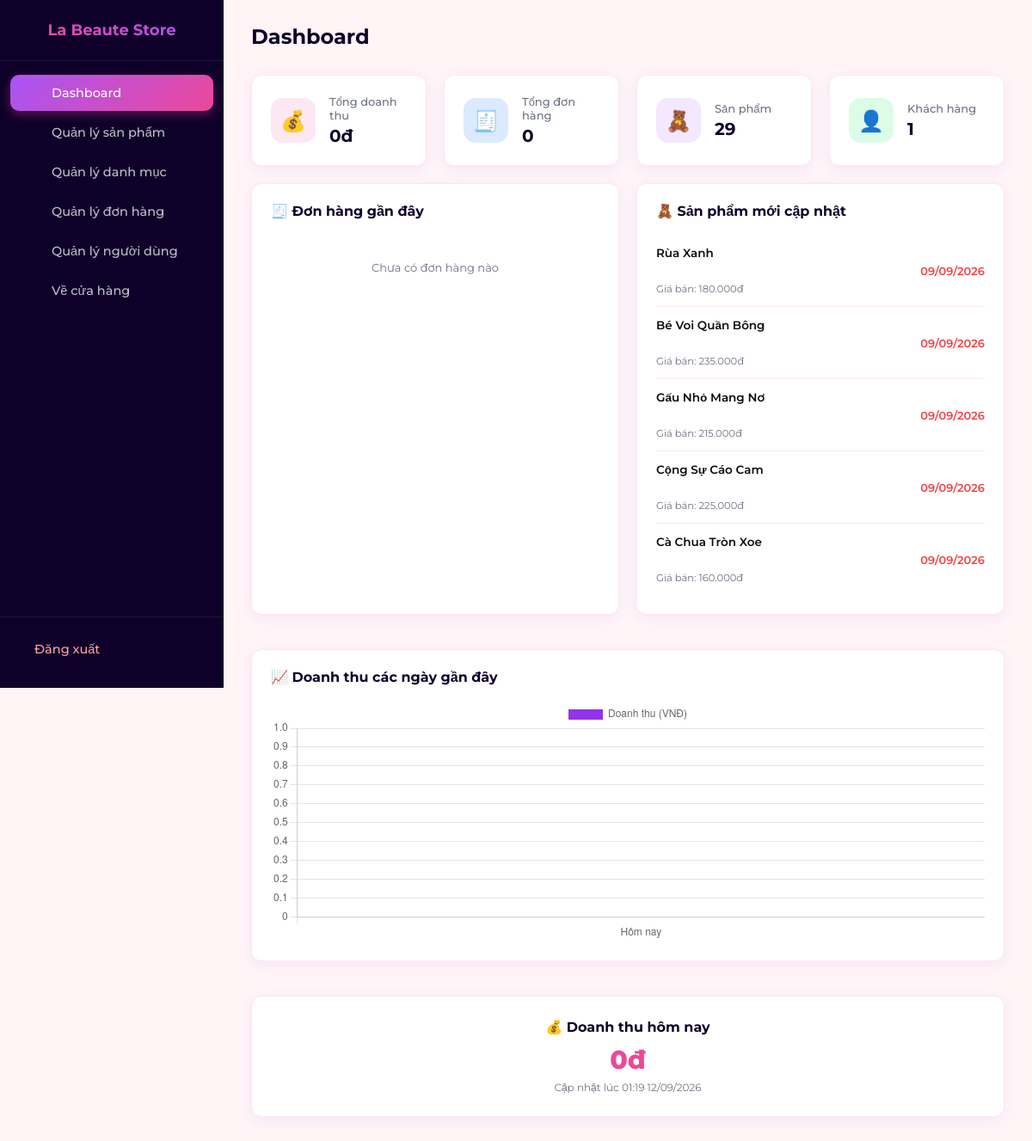
/admin/index.php (signed in), run on the app's committed database.
### tables this page shows
CREATE TABLE IF NOT EXISTS products (
    id INT AUTO_INCREMENT PRIMARY KEY,
    category_id INT NOT NULL,
    name VARCHAR(255) NOT NULL,
    price DECIMAL(10,2) NOT NULL,
    thumbnail VARCHAR(255) NOT NULL,
    description LONGTEXT NULL,
    created_at TIMESTAMP DEFAULT CURRENT_TIMESTAMP,
    FOREIGN KEY (category_id) REFERENCES categories(id) ON DELETE CASCADE
);

### models/Order.php (called while the page is built, shortened)
<?php
class Order {
    private $conn;
    private $table = "orders";
    public function __construct($db) {
        $this->conn = $db;
    }
    public function getTotalRevenue() {
        $query = "SELECT SUM(total_price) AS total_revenue FROM " . $this->table . " WHERE status != 3";
        $stmt = $this->conn->prepare($query);
        $stmt->execute();
        $row = $stmt->fetch();
        return $row['total_revenue'] ?? 0;
    }
    public function countOrders() {
        $query = "SELECT COUNT(id) AS total_orders FROM " . $this->table;
        $stmt = $this->conn->prepare($query);
        $stmt->execute();
        $row = $stmt->fetch();
        return $row['total_orders'] ?? 0;
    }
}

### admin/index.php (the view, shortened to what this page needs)
<?php
require_once __DIR__ . '/../models/Order.php';
$database = new Database();
$db = $database->getConnection();
$orderModel = new Order($db);
$totalRevenue = $orderModel->getTotalRevenue();
$totalOrders  = $orderModel->countOrders();
$stmt = $db->query("SELECT COUNT(id) AS total FROM products");
$totalProducts = $stmt->fetchColumn() ?: 0;
$stmt = $db->query("SELECT COUNT(id) AS total FROM users");
$totalUsers = $stmt->fetchColumn() ?: 0;
$stmt = $db->query("SELECT id, customer_name, total_price, status, created_at
                    FROM orders
                    ORDER BY id DESC
                    LIMIT 5");
$recentOrders = $stmt->fetchAll(PDO::FETCH_ASSOC);
$stmt = $db->query("SELECT id, name, price, thumbnail, created_at
                    FROM products
                    ORDER BY id DESC
                    LIMIT 5");
$latestProducts = $stmt->fetchAll(PDO::FETCH_ASSOC);
$stmt = $db->query("SELECT SUM(total_price)
                    FROM orders
                    WHERE DATE(created_at) = CURDATE() AND status != 3");
$todayRevenue = (float)($stmt->fetchColumn() ?: 0);
$stmt = $db->query("SELECT DATE_FORMAT(created_at, '%d/%m') AS order_date,
                           SUM(total_price) AS daily_total
                    FROM orders
                    WHERE created_at >= DATE_SUB(CURDATE(), INTERVAL 6 DAY) AND status != 3
                    GROUP BY DATE(created_at)
                    ORDER BY DATE(created_at) ASC");
$weeklyRevenue = $stmt->fetchAll(PDO::FETCH_ASSOC);
?>
<!DOCTYPE html>
<html lang="vi">
<head>
    <link rel="stylesheet" href="../assets/css/admin.css">
</head>
<body>
    <?php include '../includes/navbar_admin.php'; ?>
    <div class="admin-content">
        <div class="admin-page-header">
            <h2>Dashboard</h2>
        </div>
        <div class="dashboard-stats">
            <div class="stat-box stat-revenue">
                <div class="stat-icon">💰</div>
                <div class="stat-info">
                    <span class="stat-label">Tổng doanh thu</span>
                    <span class="stat-value"><?= number_format((float)($totalRevenue ?? 0), 0, ',', '.') ?>đ</span>
                </div>
            </div>
            <div class="stat-box stat-orders">
                <div class="stat-icon">🧾</div>
                <div class="stat-info">
                    <span class="stat-label">Tổng đơn hàng</span>
                    <span class="stat-value"><?= (int)($totalOrders ?? 0) ?></span>
                </div>
            </div>
            <div class="stat-box stat-products">
                <div class="stat-icon">🧸</div>
                <div class="stat-info">
                    <span class="stat-label">Sản phẩm</span>
                    <span class="stat-value"><?= (int)($totalProducts ?? 0) ?></span>
                </div>
            </div>
            <div class="stat-box stat-users">
                <div class="stat-icon">👤</div>
                <div class="stat-info">
                    <span class="stat-label">Khách hàng</span>
                    <span class="stat-value"><?= (int)($totalUsers ?? 0) ?></span>
                </div>
            </div>
        </div>
        <div class="dashboard-main">
            <div class="dashboard-card">
                <div class="dashboard-card-header">
                    <h3>🧾 Đơn hàng gần đây</h3>
                </div>
                <?php if (!empty($recentOrders)): ?>
                <ul class="dashboard-list">
                    <?php foreach ($recentOrders as $order): ?>
                    <li>
                        <div>
                            <strong>#<?= (int)$order['id'] ?> -
                                <?= htmlspecialchars($order['customer_name']) ?></strong>
                            <br>
                            <small><?= date('H:i d/m/Y', strtotime($order['created_at'])) ?></small>
                        </div>
                        <span style="font-weight: bold; color: #10B981;">
                            <?= number_format((float)$order['total_price'], 0, ',', '.') ?>đ
                        </span>
                    </li>
                    <?php endforeach; ?>
                </ul>
                <?php else: ?>
                <p class="dashboard-empty">Chưa có đơn hàng nào</p>
                <?php endif; ?>
            </div>
            <div class="dashboard-card">
                <div class="dashboard-card-header">
                    <h3>🧸 Sản phẩm mới cập nhật</h3>
                </div>
                <?php if (!empty($latestProducts)): ?>
                <ul class="dashboard-list">
                    <?php foreach ($latestProducts as $prod): ?>
                    <li>
                        <div>
                            <strong><?= htmlspecialchars($prod['name']) ?></strong>
                            <br>
                            <small>Giá bán: <?= number_format((float)$prod['price'], 0, ',', '.') ?>đ</small>
                        </div>
                        <span class="stock-warning" style="color: #6366F1;">
                            <?= date('d/m/Y', strtotime($prod['created_at'])) ?>
                        </span>
                    </li>
                    <?php endforeach; ?>
                </ul>
                <?php else: ?>
                <p class="dashboard-empty">Chưa có dữ liệu sản phẩm</p>
                <?php endif; ?>
            </div>
            <div class="dashboard-card chart-card">
                <div class="dashboard-card-header">
                    <h3>📈 Doanh thu các ngày gần đây</h3>
                </div>
                <div class="chart-container">
                    <canvas id="revenueChart"></canvas>
                </div>
            </div>
        </div>
        <div class="today-revenue" style="margin-top: 20px;">
            <h3>💰 Doanh thu hôm nay</h3>
            <div class="today-revenue-value">
                <?= number_format($todayRevenue, 0, ',', '.') ?>đ
            </div>
            <p class="today-update">Cập nhật lúc <?= date('H:i d/m/Y') ?></p>
        </div>
    </div>
    <script>
    // Dữ liệu biểu đồ chuyển từ PHP sang JS
    window.weeklyRevenue = <?= json_encode($weeklyRevenue, JSON_UNESCAPED_UNICODE) ?>;
    // Tự động khởi tạo Chart nếu file admin.js chưa cấu hình
    document.addEventListener("DOMContentLoaded", function() {
        const ctx = document.getElementById('revenueChart');
        if (ctx && window.weeklyRevenue) {
            const labels = window.weeklyRevenue.map(item => item.order_date);
            const data = window.weeklyRevenue.map(item => Number(item.daily_total));
            new Chart(ctx, {
                type: 'bar',
                data: {
                    labels: labels.length ? labels : ['Hôm nay'],
                    datasets: [{
                        label: 'Doanh thu (VNĐ)',
                        data: data.length ? data : [<?= (float)$todayRevenue ?>],
                        backgroundColor: '#9333EA',
                        borderRadius: 6
                    }]
                },
                options: {
                    responsive: true,
                    maintainAspectRatio: false
                }
            });
        }
    });
    </script>
</body>
</html>

### assets/css/admin.css (style rules this page uses)
:root { --primary-purple: #B275FF; --dark-purple: #0F0029; --light-purple: #F3E8FF; --bg-pink: #FFF5F7; --gradient-btn: linear-gradient(135deg, #A855F7, #EC4899); --gradient-title: linear-gradient(90deg, #EC4899, #A855F7); --text-color: #0c0c0c; --border-color: #FCE7F3; --sidebar-width: 260px; --white: #ffffff; --gray-text: #6b7280; --success: #22c55e; --danger: #ef4444; --warning: #f59e0b; --info: #3b82f6; --radius: 12px; --shadow: 0 4px 16px rgba(178, 117, 255, 0.12); }
* { margin: 0; padding: 0; box-sizing: border-box; }
body { font-family: 'Montserrat', sans-serif; background: var(--bg-pink); color: var(--text-color); min-height: 100vh; }
.admin-content { margin-left: var(--sidebar-width); padding: 28px 32px 60px; min-height: 100vh; }
.admin-page-header { display: flex; align-items: center; justify-content: space-between; flex-wrap: wrap; gap: 12px; margin-bottom: 30px; }
.admin-page-header h2 { font-size: 24px; font-weight: 700; color: var(--dark-purple); }
.dashboard-stats { display: grid; grid-template-columns: repeat(4, 1fr); gap: 20px; }
.stat-box { background: var(--white); border-radius: var(--radius); box-shadow: var(--shadow); padding: 22px; display: flex; align-items: center; gap: 16px; border: 1px solid var(--border-color); transition: transform 0.2s ease; }
.stat-icon { width: 52px; height: 52px; border-radius: 14px; display: flex; align-items: center; justify-content: center; font-size: 24px; flex-shrink: 0; }
.stat-revenue .stat-icon { background: #fce7f3; }
.stat-orders .stat-icon { background: #dbeafe; }
.stat-products .stat-icon { background: #f3e8ff; }
.stat-users .stat-icon { background: #dcfce7; }
.stat-info { display: flex; flex-direction: column; gap: 4px; }
.stat-label { font-size: 13px; color: var(--gray-text); font-weight: 500; }
.stat-value { font-size: 20px; font-weight: 700; color: var(--dark-purple); }
.dashboard-main { display: grid; grid-template-columns: 1fr 1fr; gap: 20px; margin-top: 20px; margin-bottom: 20px; }
.dashboard-main .chart-card { grid-column: 1 / -1; }
.dashboard-card { background: var(--white); border: 1px solid var(--border-color); border-radius: var(--radius); box-shadow: var(--shadow); padding: 22px; margin-bottom: 20px; }
.dashboard-card-header { display: flex; align-items: center; justify-content: space-between; gap: 10px; margin-bottom: 18px; }
.dashboard-card-header h3 { font-size: 16px; font-weight: 700; color: var(--dark-purple); }
.chart-card { min-height: 360px; }
.chart-container { position: relative; width: 100%; height: 280px; }
.dashboard-list { list-style: none; padding: 0; margin: 0; }
.dashboard-list li { display: flex; align-items: center; justify-content: space-between; gap: 15px; padding: 13px 0; border-bottom: 1px solid var(--border-color); }
.dashboard-list li:last-child { border-bottom: none; }
.dashboard-list li > div { display: flex; flex-direction: column; gap: 4px; min-width: 0; }
.dashboard-list strong { font-size: 13.5px; font-weight: 600; color: var(--text-color); }
.dashboard-list small { font-size: 11.5px; color: var(--gray-text); }
.dashboard-list li > span { font-size: 13px; font-weight: 600; color: var(--primary-purple); white-space: nowrap; }
.dashboard-empty { text-align: center; color: var(--gray-text); font-size: 13px; padding: 30px 10px; }
.stock-warning { color: var(--danger) !important; }
.today-revenue { background: var(--white); border: 1px solid var(--border-color); border-radius: var(--radius); box-shadow: var(--shadow); padding: 26px; text-align: center; }
.today-revenue h3 { font-size: 16px; font-weight: 700; color: var(--dark-purple); margin-bottom: 10px; }
.today-revenue-value { font-size: 30px; font-weight: 800; color: #EC4899; margin-bottom: 6px; }
.today-update { margin: 0; font-size: 12px; color: var(--gray-text); }

### data on the page
products: name "Rùa Xanh", price "180.000", created_at "09/09/2026"
products: name "Bé Voi Quần Bông", price "235.000", created_at "09/09/2026"
products: name "Gấu Nhỏ Mang Nơ", price "215.000", created_at "09/09/2026"
products: name "Cộng Sự Cáo Cam", price "225.000", created_at "09/09/2026"
products: name "Cà Chua Tròn Xoe", price "160.000", created_at "09/09/2026"

### other printed values
$totalRevenue "0"
$totalOrders "0"
$totalProducts "29"
$totalUsers "1"
$todayRevenue "0"
chart data {{ $todayRevenue }} 0
